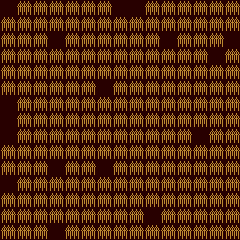

This is a level from a 2D game, rendered from its Tiled map with the project's own tilesets. A one-line summary and the complete map file follow:
An orthogonal 15x15 tile map with 16x16 px tiles, 3 tile layers (floor, wall, units).

<map version="1.10" tiledversion="1.11.2" orientation="orthogonal" renderorder="right-down" width="15" height="15" tilewidth="16" tileheight="16" infinite="0" nextlayerid="5" nextobjectid="1">
 <tileset firstgid="1" source="../tiles/farm.tsx" />
 <layer id="1" name="floor" width="15" height="15">
  <data encoding="csv">
2,2,2,2,2,2,2,2,2,2,2,2,2,2,2,
2,2,2,2,2,2,2,2,2,2,2,2,2,2,2,
2,2,2,2,2,2,2,2,2,2,2,2,2,2,2,
2,2,2,2,2,2,2,2,2,2,2,2,2,2,2,
2,2,2,2,2,2,2,2,2,2,2,2,2,2,2,
2,2,2,2,2,2,2,2,2,2,2,2,2,2,2,
2,2,2,2,2,2,2,2,2,2,2,2,2,2,2,
2,2,2,2,2,2,2,2,2,2,2,2,2,2,2,
2,2,2,2,2,2,2,2,2,2,2,2,2,2,2,
2,2,2,2,2,2,2,2,2,2,2,2,2,2,2,
2,2,2,2,2,2,2,2,2,2,2,2,2,2,2,
2,2,2,2,2,2,2,2,2,2,2,2,2,2,2,
2,2,2,2,2,2,2,2,2,2,2,2,2,2,2,
2,2,2,2,2,2,2,2,2,2,2,2,2,2,2,
2,2,2,2,2,2,2,2,2,2,2,2,2,2,2
</data>
 </layer>
 <layer id="3" name="wall" width="15" height="15">
  <data encoding="csv">
0,45,45,45,45,45,45,0,0,45,45,45,45,45,45,
45,45,45,45,45,45,45,45,45,45,45,45,45,45,45,
45,45,45,0,45,45,45,45,45,45,0,45,45,45,0,
45,45,45,45,45,45,45,45,45,45,45,45,45,0,45,
45,45,45,45,45,45,45,45,45,45,45,45,45,45,45,
45,45,45,45,45,45,0,45,45,45,45,45,45,45,45,
0,45,45,45,45,45,45,45,45,45,45,45,45,45,45,
0,45,45,45,45,45,45,45,45,45,45,45,45,45,45,
0,45,45,45,45,45,45,45,45,45,45,45,0,45,45,
45,45,45,45,45,45,45,45,45,45,45,45,45,45,45,
45,45,45,0,45,45,0,45,45,45,45,45,45,45,45,
0,45,45,45,45,45,45,45,45,45,45,45,45,45,45,
45,45,45,45,45,45,45,45,45,45,45,45,45,45,45,
45,45,45,45,45,45,45,45,45,0,45,45,45,45,45,
45,45,45,0,45,45,45,45,45,45,45,45,45,45,45
</data>
 </layer>
 <layer id="4" name="units" width="15" height="15">
  <data encoding="csv">
0,0,0,0,0,0,0,0,0,0,0,0,0,0,0,
0,0,0,0,0,0,0,0,0,0,0,0,0,0,0,
0,0,0,0,0,0,0,0,0,0,0,0,0,0,0,
0,0,0,0,0,0,0,0,0,0,0,0,0,0,0,
0,0,0,0,0,0,0,0,0,0,0,0,0,0,0,
0,0,0,0,0,0,0,0,0,0,0,0,0,0,0,
0,0,0,0,0,0,0,0,0,0,0,0,0,0,0,
0,0,0,0,0,0,0,0,0,0,0,0,0,0,0,
0,0,0,0,0,0,0,0,0,0,0,0,0,0,0,
0,0,0,0,0,0,0,0,0,0,0,0,0,0,0,
0,0,0,0,0,0,0,0,0,0,0,0,0,0,0,
0,0,0,0,0,0,0,0,0,0,0,0,0,0,0,
0,0,0,0,0,0,0,0,0,0,0,0,0,0,0,
0,0,0,0,0,0,0,0,0,0,0,0,0,0,0,
0,0,0,0,0,0,0,0,0,0,0,0,0,0,0
</data>
 </layer>
</map>
